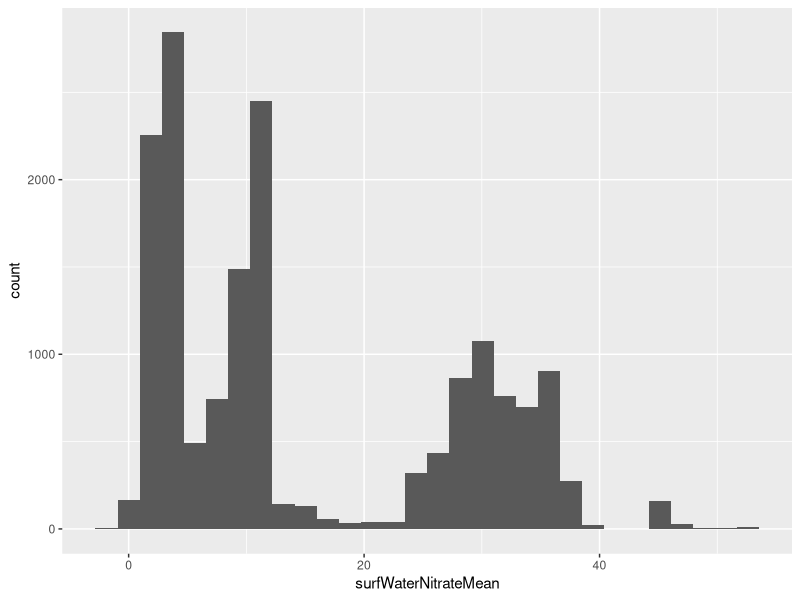
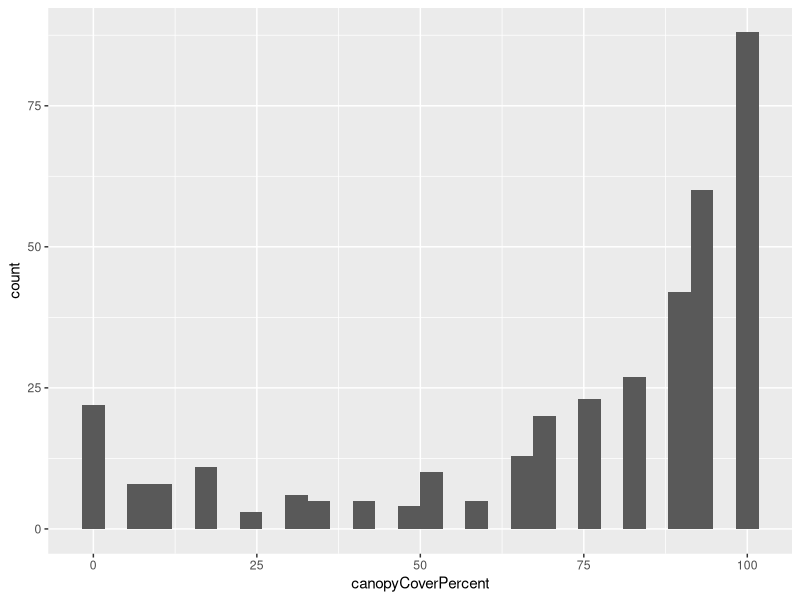
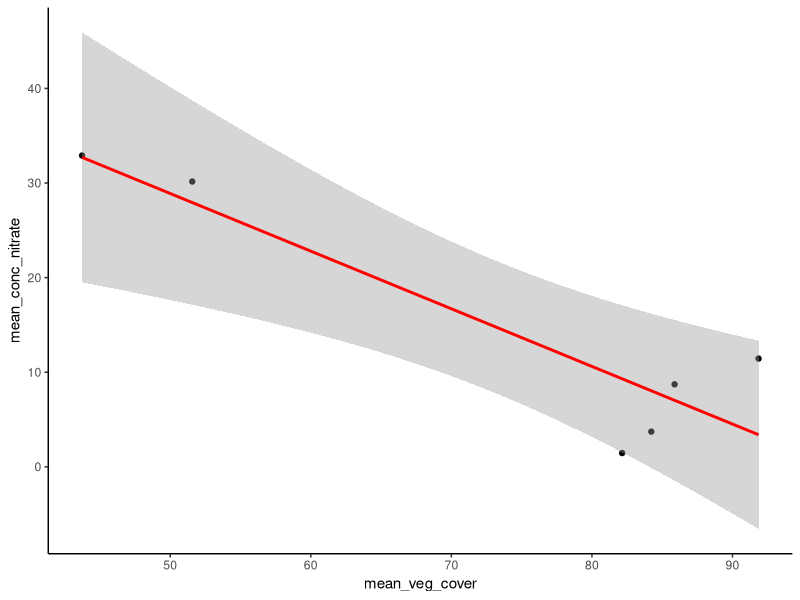
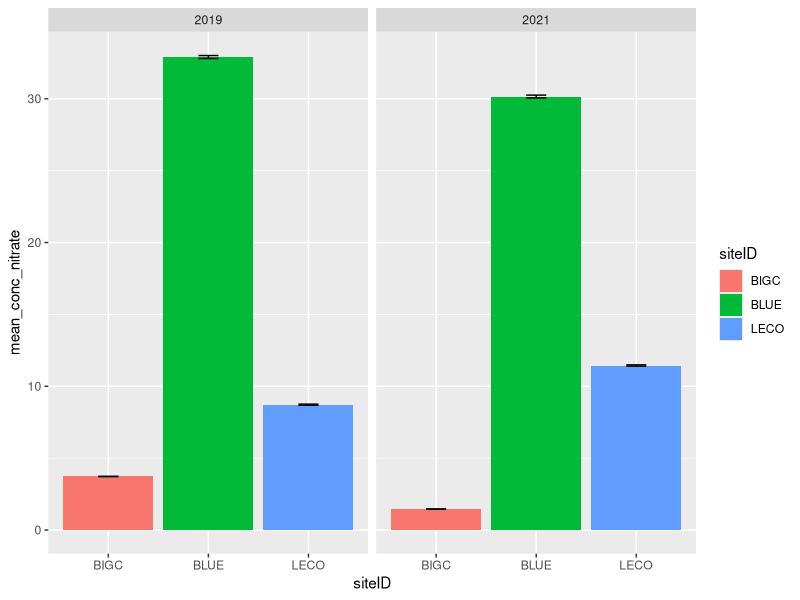
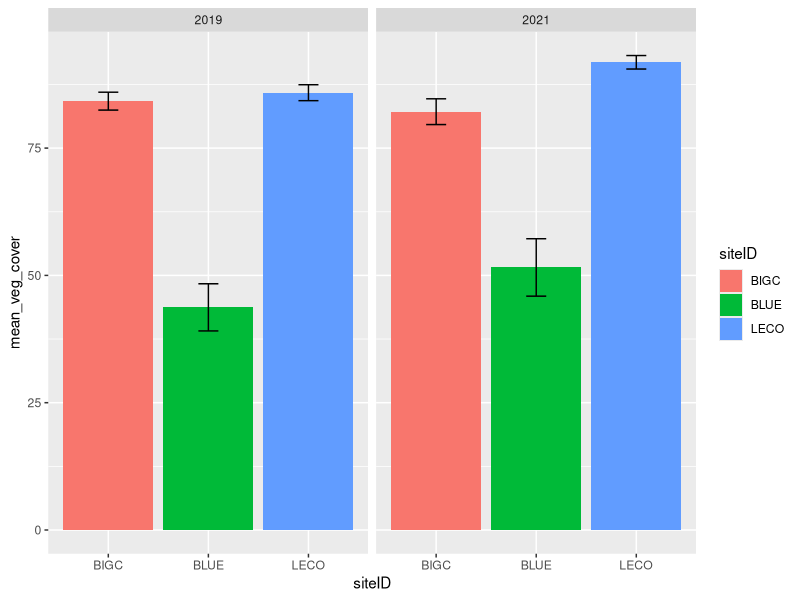
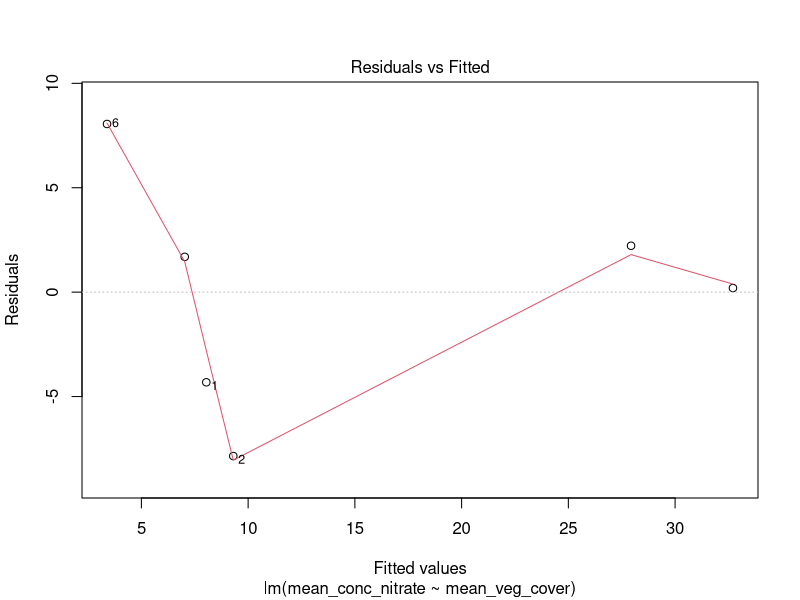
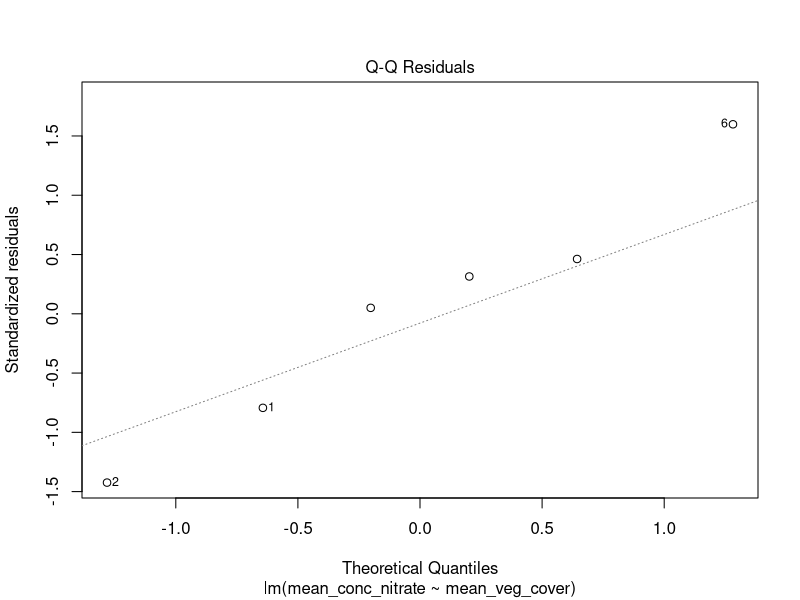
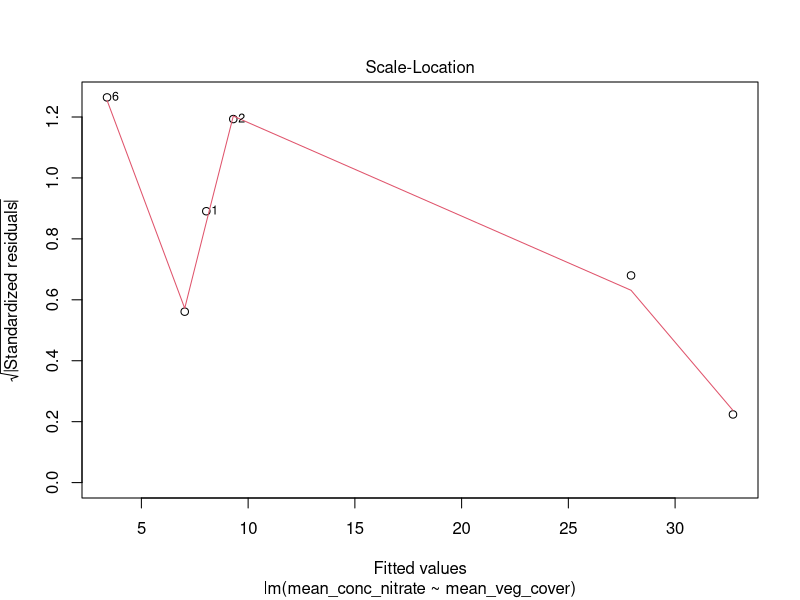

Source code (R) for these figures, in order: (Note: this script raises an error after producing the figures.)
## ---- chunk 1
knitr::opts_chunk$set(echo = TRUE)
## ---- chunk 2

#In Chunk 2, we're loading in the packages necessary to manipulate and process our data for further analysis.

library(dplyr)
library(tidyr)
library(ggplot2)
library(readr)
library(lubridate)

## ---- chunk 3

#In Chunk 3, we're loading all of the raw NEON data sets that we're going to be using in our project, so that they're immediately accessible and available within the .rmd. Additionally, we're tagging each with an appropriate siteID (derived from the NEON site wherein the data was collected) and a year (derived from the year within which the data was collected). 

# (Note: Each set of data is preceded by a textual title (example: #BIGC_2019) to facilitate any necessary navigation).


#BIGC_2019

Nitrate_BIGC_2019 <-read_csv("../Data/Processed/BIGC (CA-D17)/BIGC_NEON_nitrate-surfacewater/NEON.D17.BIGC.DP1.20033.001.102.100.015.NSW_15_minute.2019-07.basic.20221201T190523Z.csv") %>% 
  mutate(siteID="BIGC", year=2019)

VegCover_BIGC_2019 <- read_csv("../Data/Processed/BIGC (CA-D17)/BIGC_NEON_cover-veg-riparian/NEON.D17.BIGC.DP1.20191.001.rip_percentComposition.2019-07.basic.20230112T002213Z.csv") %>% 
  mutate(siteID="BIGC", year=2019)


#BIGC_2021

Nitrate_BIGC_2021 <-read_csv("../Data/Processed/BIGC (CA-D17)/BIGC_NEON_nitrate-surfacewater/NEON.D17.BIGC.DP1.20033.001.102.100.015.NSW_15_minute.2021-08.basic.20221201T175835Z.csv") %>% 
  mutate(siteID="BIGC", year=2021)

VegCover_BIGC_2021 <- read_csv("../Data/Processed/BIGC (CA-D17)/BIGC_NEON_cover-veg-riparian/NEON.D17.BIGC.DP1.20191.001.rip_percentComposition.2021-08.basic.20230112T001807Z.csv") %>% 
  mutate(siteID="BIGC", year=2021)


#BLUE_2019

Nitrate_BLUE_2019 <-read_csv("../Data/Processed/BLUE (OK-D11)/BLUE_NEON_nitrate-surfacewater/NEON.D11.BLUE.DP1.20033.001.112.100.015.NSW_15_minute.2019-06.basic.20221201T045009Z.csv") %>% 
  mutate(siteID="BLUE", year=2019)

VegCover_BLUE_2019 <-read_csv("../Data/Processed/BLUE (OK-D11)/BLUE_NEON_cover-veg-riparian/NEON.D11.BLUE.DP1.20191.001.rip_percentComposition.2019-06.basic.20230112T002006Z.csv") %>% 
  mutate(siteID="BLUE", year=2019)


#BLUE_2021

Nitrate_BLUE_2021 <-read_csv("../Data/Processed/BLUE (OK-D11)/BLUE_NEON_nitrate-surfacewater/NEON.D11.BLUE.DP1.20033.001.112.100.015.NSW_15_minute.2021-06.basic.20221201T013159Z.csv") %>% 
  mutate(siteID="BLUE", year=2021)

VegCover_BLUE_2021 <-read_csv("../Data/Processed/BLUE (OK-D11)/BLUE_NEON_cover-veg-riparian/NEON.D11.BLUE.DP1.20191.001.rip_percentComposition.2021-06.basic.20230112T002305Z.csv") %>% 
  mutate(siteID="BLUE", year=2021)


#LECO_2019

Nitrate_LECO_2019 <-read_csv("../Data/Processed/LECO (TN-D07)/LECO_NEON_nitrate-surfacewater/NEON.D07.LECO.DP1.20033.001.102.100.015.NSW_15_minute.2019-09.basic.20221208T002007Z.csv") %>% 
  mutate(siteID="LECO", year=2019)

VegCover_LECO_2019 <-read_csv("../Data/Processed/LECO (TN-D07)/LECO_NEON_cover-veg-riparian/NEON.D07.LECO.DP1.20191.001.rip_percentComposition.2019-09.basic.20230112T001930Z.csv") %>% 
  mutate(siteID="LECO", year=2019)


#LECO_2021

Nitrate_LECO_2021 <-read_csv("../Data/Processed/LECO (TN-D07)/LECO_NEON_nitrate-surfacewater/NEON.D07.LECO.DP1.20033.001.112.100.015.NSW_15_minute.2021-09.basic.20221208T012753Z.csv") %>% 
  mutate(siteID="LECO", year=2021)

VegCover_LECO_2021 <-read_csv("../Data/Processed/LECO (TN-D07)/LECO_NEON_cover-veg-riparian/NEON.D07.LECO.DP1.20191.001.rip_percentComposition.2021-09.basic.20230112T002003Z.csv") %>% 
  mutate(siteID="LECO", year=2021)


## ---- chunk 4

#In Chunk 4, all of the extraneous data from the raw data sheets is being excised, and the data pertaining to our project is being consolidated into multiple formats in order to facilitate further analysis and manipulation. These are detailed in pre-code titles below, but generally speaking, we are creating a data frame containing all of the 'surfWaterNitrateMean' data from the Nitrate_Surfacewater NEON data sheets and a separate frame containing all of the 'canopyCoverPercent' data from the Cover_Veg_Riparian NEON data sheets (these will be used in the creation of two single-variable histograms). We're then creating mean data for each of these consolidated data frames (grouped by siteID and year) before finally left_joining these mean data to create a summarized master data frame.


#Nitrate Data Consolidation (Total, then mean surfWaterNitrateMean grouped by SiteID and year)
Nitrate_Combined <- bind_rows(Nitrate_BIGC_2019, Nitrate_BIGC_2021, Nitrate_BLUE_2019, Nitrate_BLUE_2021, Nitrate_LECO_2019, Nitrate_LECO_2021)

Mean_Nitrate_Combined <- Nitrate_Combined %>% 
  drop_na() %>% 
  group_by(siteID, year) %>% 
  summarize(mean_conc_nitrate = mean(surfWaterNitrateMean), standard_error_N = sd(surfWaterNitrateMean/sqrt(n())))


#VegCover Data Consolidation (Total, then mean canopyCoverPercent grouped by SiteID and year)
VegCover_Combined <- bind_rows(VegCover_BIGC_2019, VegCover_BIGC_2021, VegCover_BLUE_2019, VegCover_BLUE_2021, VegCover_LECO_2019, VegCover_LECO_2021)

Mean_VegCover_Combined <- VegCover_Combined %>% 
  group_by(siteID, year) %>% 
  summarize(mean_veg_cover = mean(canopyCoverPercent), standard_error_V = sd(canopyCoverPercent/sqrt(n())))


#Summary Data Frame (with corresponding mean values)
Master_Data_Frame <- left_join(Mean_Nitrate_Combined, Mean_VegCover_Combined)



#Raw 'surfWaterNitrateMean' and 'canopyCoverPercent' columns for Histogram
Total_Nitrate_Conc_Combined <- Nitrate_Combined %>% 
  drop_na() %>% 
  select(surfWaterNitrateMean)

Total_VegCover_Combined <- VegCover_Combined %>% 
  select(canopyCoverPercent)


## ---- chunk 5

# In Chunk 5, we're using the data frames containing the compiled 'surfWaterNitrateMean' and 'canopyCoverPercent' columns to create two single-variable histograms, each representative of one of our two continuous variables (both our response and our predictor variable). These histograms will give us a better understanding of the distribution of our variable values, which could help us to draw more accurate conclusions about the relationships we're observing down the line (as well as help us to explain any potential anomalies that arise).


Total_Nitrate_Conc_Combined %>%
  ggplot(aes(x=surfWaterNitrateMean))+
  geom_histogram()

Total_VegCover_Combined %>%
  ggplot(aes(x=canopyCoverPercent))+
  geom_histogram()


## ---- chunk 6

#In Chunk 6, we are creating data frames containing the summarized data necessary for visualization and analysis, specifically to facilitate the creation of figures by making all of the pertinent data immediately available in a single data frame. (Note: Much of this code is the same as that contained in Chunk 4; for the purposes of our project, it made sense to summarize our data prior to compilation, and as such, much of it already exists in a grouped and summarized format).


#Nitrate Data Consolidation (Total, then mean surfWaterNitrateMean grouped by SiteID and year)
Nitrate_Combined <- bind_rows(Nitrate_BIGC_2019, Nitrate_BIGC_2021, Nitrate_BLUE_2019, Nitrate_BLUE_2021, Nitrate_LECO_2019, Nitrate_LECO_2021)

Mean_Nitrate_Combined <- Nitrate_Combined %>% 
  drop_na() %>% 
  group_by(siteID, year) %>% 
  summarize(mean_conc_nitrate = mean(surfWaterNitrateMean), standard_error_N = sd(surfWaterNitrateMean/sqrt(n())))


#VegCover Data Consolidation (Total, then mean canopyCoverPercent grouped by SiteID and year)
VegCover_Combined <- bind_rows(VegCover_BIGC_2019, VegCover_BIGC_2021, VegCover_BLUE_2019, VegCover_BLUE_2021, VegCover_LECO_2019, VegCover_LECO_2021)

Mean_VegCover_Combined <- VegCover_Combined %>% 
  group_by(siteID, year) %>% 
  summarize(mean_veg_cover = mean(canopyCoverPercent), standard_error_V = sd(canopyCoverPercent/sqrt(n())))


#Summary Data Frame (with corresponding mean values)
Master_Data_Frame <- left_join(Mean_Nitrate_Combined, Mean_VegCover_Combined)

## ---- chunk 7

#Scatter Plot
Master_Data_Frame %>%
  ggplot(aes(x=mean_veg_cover, y=mean_conc_nitrate))+
  geom_point()+
  geom_smooth(method ="lm", color = "red")+
  theme_classic()


## ---- chunk 8

#Bar Graph
Master_Data_Frame %>%
  drop_na()%>%
  group_by(siteID, year)%>%
  ggplot(aes(x=siteID, y=mean_conc_nitrate, fill = siteID))+
  geom_col(position="dodge")+
  geom_errorbar(aes(ymin = mean_conc_nitrate - standard_error_N, ymax = mean_conc_nitrate + standard_error_N), width = .2)+
  facet_wrap("year")

Master_Data_Frame %>%
  drop_na()%>%
  group_by(siteID, year)%>%
  ggplot(aes(x=siteID, y=mean_veg_cover, fill = siteID))+
  geom_col(position="dodge")+
  geom_errorbar(aes(ymin = mean_veg_cover - standard_error_V, ymax = mean_veg_cover + standard_error_V), width = .2)+
  facet_wrap("year")


#ANOVA

ANOVA_Model <- aov(mean_conc_nitrate~mean_veg_cover, data = Master_Data_Frame)
summary(ANOVA_Model)

#Linear Model

Linear_Model <- lm(mean_conc_nitrate~mean_veg_cover, data = Master_Data_Frame)
summary(Linear_Model)
plot(Linear_Model)

## ---- chunk 9

Nitrate_BIGC_2019 <-read_csv("../Data/Processed/BIGC (CA-D17)/BIGC_NEON_nitrate-surfacewater/NEON.D17.BIGC.DP1.20033.001.102.100.015.NSW_15_minute.2019-07.basic.20221201T190523Z.csv")

VegCover_BIGC_2019 <- read_csv("../Data/Processed/BIGC (CA-D17)/BIGC_NEON_cover-veg-riparian/NEON.D17.BIGC.DP1.20191.001.rip_percentComposition.2019-07.basic.20230112T002213Z.csv")

CompStruct_BIGC_2019 <- read_csv("../Data/Processed/BIGC (CA-D17)/BIGC_NEON_comp-struct-riparian/NEON.D17.BIGC.DP1.20275.001.rip_assessment.2019-07.basic.20221128T182237Z.csv")

ChemSurf_BIGC_2019 <- read_csv("../Data/Processed/BIGC (CA-D17)/BIGC_NEON_chem-surfacewater/NEON.D17.BIGC.DP1.20093.001.swc_externalLabDataByAnalyte.2019-07.basic.20221215T171932Z.csv")

## ---- chunk 10

#BIGC_2019

Nitrate_BIGC_2019 <-read_csv("../Data/Processed/BIGC (CA-D17)/BIGC_NEON_nitrate-surfacewater/NEON.D17.BIGC.DP1.20033.001.102.100.015.NSW_15_minute.2019-07.basic.20221201T190523Z.csv")

VegCover_BIGC_2019 <- read_csv("../Data/Processed/BIGC (CA-D17)/BIGC_NEON_cover-veg-riparian/NEON.D17.BIGC.DP1.20191.001.rip_percentComposition.2019-07.basic.20230112T002213Z.csv")


#BIGC_2021

Nitrate_BIGC_2021 <-read_csv("../Data/Processed/BIGC (CA-D17)/BIGC_NEON_nitrate-surfacewater/NEON.D17.BIGC.DP1.20033.001.102.100.015.NSW_15_minute.2021-08.basic.20221201T175835Z.csv")

VegCover_BIGC_2021 <- read_csv("../Data/Processed/BIGC (CA-D17)/BIGC_NEON_cover-veg-riparian/NEON.D17.BIGC.DP1.20191.001.rip_percentComposition.2021-08.basic.20230112T001807Z.csv")


#BLUE_2019

Nitrate_BLUE_2019 <-read_csv("../Data/Processed/BLUE (OK-D11)/BLUE_NEON_nitrate-surfacewater/NEON.D11.BLUE.DP1.20033.001.112.100.015.NSW_15_minute.2019-06.basic.20221201T045009Z.csv")

VegCover_BLUE_2019 <-read_csv("../Data/Processed/BLUE (OK-D11)/BLUE_NEON_cover-veg-riparian/NEON.D11.BLUE.DP1.20191.001.rip_percentComposition.2019-06.basic.20230112T002006Z.csv")


#BLUE_2021

Nitrate_BLUE_2021 <-read_csv("../Data/Processed/BLUE (OK-D11)/BLUE_NEON_nitrate-surfacewater/NEON.D11.BLUE.DP1.20033.001.112.100.015.NSW_15_minute.2021-06.basic.20221201T013159Z.csv")

VegCover_BLUE_2021 <-read_csv("../Data/Processed/BLUE (OK-D11)/BLUE_NEON_cover-veg-riparian/NEON.D11.BLUE.DP1.20191.001.rip_percentComposition.2021-06.basic.20230112T002305Z.csv")


#LECO_2019

Nitrate_LECO_2019 <-read_csv("../Data/Processed/LECO (TN-D07)/LECO_NEON_nitrate-surfacewater/NEON.D07.LECO.DP1.20033.001.102.100.015.NSW_15_minute.2019-09.basic.20221208T002007Z.csv")

VegCover_LECO_2019 <-read_csv("../Data/Processed/LECO (TN-D07)/LECO_NEON_cover-veg-riparian/NEON.D07.LECO.DP1.20191.001.rip_percentComposition.2019-09.basic.20230112T001930Z.csv")


#LECO_2021

Nitrate_LECO_2021 <-read_csv("../Data/Processed/LECO (TN-D07)/LECO_NEON_nitrate-surfacewater/NEON.D07.LECO.DP1.20033.001.112.100.015.NSW_15_minute.2021-09.basic.20221208T012753Z.csv")

VegCover_LECO_2021 <-read_csv("../Data/Processed/LECO (TN-D07)/LECO_NEON_cover-veg-riparian/NEON.D07.LECO.DP1.20191.001.rip_percentComposition.2021-09.basic.20230112T002003Z.csv")


## ---- chunk 11

NBIGC2019Mean <- Nitrate_BIGC_2019 %>%
  drop_na(surfWaterNitrateMean) %>% 
  summarize(mean_conc_BIGC_2019 = mean(surfWaterNitrateMean))


Nitrate_BIGC_2021 %>%
  drop_na(surfWaterNitrateMean) %>% 
  summarize(mean_conc_BIGC_2021 = mean(surfWaterNitrateMean))


Nitrate_BLUE_2019 %>%
  drop_na(surfWaterNitrateMean) %>% 
  summarize(mean_conc_BLUE_2019 = mean(surfWaterNitrateMean))


Nitrate_BLUE_2021 %>%
  drop_na(surfWaterNitrateMean) %>% 
  summarize(mean_conc_BLUE_2021 = mean(surfWaterNitrateMean))


Nitrate_LECO_2019 %>%
  drop_na(surfWaterNitrateMean) %>% 
  summarize(mean_conc_LECO_2019 = mean(surfWaterNitrateMean))


Nitrate_LECO_2021 %>%
  drop_na(surfWaterNitrateMean) %>% 
  summarize(mean_conc_LECO_2021 = mean(surfWaterNitrateMean))


VegCover_BIGC_2019 %>%
  drop_na(canopyCoverPercent) %>% 
  summarize(mean_cover_perc_BIGC_2019 = mean(canopyCoverPercent))


VegCover_BIGC_2021 %>%
  drop_na(canopyCoverPercent) %>% 
  summarize(mean_cover_perc_BIGC_2021 = mean(canopyCoverPercent))


VegCover_BLUE_2019 %>%
  drop_na(canopyCoverPercent) %>% 
  summarize(mean_cover_perc_BLUE_2019 = mean(canopyCoverPercent))


VegCover_BLUE_2021 %>%
  drop_na(canopyCoverPercent) %>% 
  summarize(mean_cover_perc_BLUE_2021 = mean(canopyCoverPercent))


VegCover_LECO_2019 %>%
  drop_na(canopyCoverPercent) %>% 
  summarize(mean_cover_perc_LECO_2019 = mean(canopyCoverPercent))


VegCover_LECO_2021 %>%
  drop_na(canopyCoverPercent) %>% 
  summarize(mean_cover_perc_LECO_2021 = mean(canopyCoverPercent))


## ---- chunk 12

Nitrate_BIGC_select_2019 <- Nitrate_BIGC_2019 %>% 
  select(surfWaterNitrateMean)

VegCover_BIGC_select_2019 <- VegCover_BIGC_2019 %>% 
  select(canopyCoverPercent)

Nitrate_BIGC_select_2021 <- Nitrate_BIGC_2021 %>% 
  select(surfWaterNitrateMean)

VegCover_BIGC_select_2021 <- VegCover_BIGC_2021 %>% 
  select(canopyCoverPercent)

Nitrate_BLUE_select_2019 <- Nitrate_BLUE_2019 %>% 
  select(surfWaterNitrateMean)

VegCover_BLUE_select_2019 <- VegCover_BLUE_2019 %>% 
  select(canopyCoverPercent)

Nitrate_BLUE_select_2021 <- Nitrate_BLUE_2021 %>% 
  select(surfWaterNitrateMean)

VegCover_BLUE_select_2021 <- VegCover_BLUE_2021 %>% 
  select(canopyCoverPercent)

Nitrate_LECO_select_2019 <- Nitrate_LECO_2019 %>% 
  select(surfWaterNitrateMean)

VegCover_LECO_select_2019 <- VegCover_LECO_2019 %>% 
  select(canopyCoverPercent)

Nitrate_LECO_select_2021 <- Nitrate_LECO_2021 %>% 
  select(surfWaterNitrateMean)

VegCover_LECO_select_2021 <- VegCover_LECO_2021 %>% 
  select(canopyCoverPercent)


Total_VegCover_Combined <- bind_cols(VegCover_BIGC_select_2019, VegCover_BIGC_select_2021, VegCover_BLUE_select_2019, VegCover_BLUE_select_2021, VegCover_LECO_select_2019, VegCover_LECO_select_2021)

Total_VegCover_Combined_One_Col <- bind_rows(VegCover_BIGC_select_2019, VegCover_BIGC_select_2021, VegCover_BLUE_select_2019, VegCover_BLUE_select_2021, VegCover_LECO_select_2019, VegCover_LECO_select_2021)

Total_Nitrate_Combined_One_Col <- bind_rows(Nitrate_BIGC_select_2019, Nitrate_BIGC_select_2021, Nitrate_BLUE_select_2019, Nitrate_BLUE_select_2021, Nitrate_LECO_select_2019, Nitrate_LECO_select_2021)

Master_Sheet_Total <- left_join(x = Total_VegCover_Combined_One_Col, y = Total_Nitrate_Combined_One_Col)

## ---- chunk 13

NBIGC2019Mean <- Nitrate_BIGC_2019 %>%
  drop_na(surfWaterNitrateMean) %>% 
  summarize(mean_conc_BIGC_2019 = mean(surfWaterNitrateMean))


NBIGC2021Mean <- Nitrate_BIGC_2021 %>%
  drop_na(surfWaterNitrateMean) %>% 
  summarize(mean_conc_BIGC_2021 = mean(surfWaterNitrateMean))


NBLUE2019Mean <- Nitrate_BLUE_2019 %>%
  drop_na(surfWaterNitrateMean) %>% 
  summarize(mean_conc_BLUE_2019 = mean(surfWaterNitrateMean))


NBLUE2021Mean <- Nitrate_BLUE_2021 %>%
  drop_na(surfWaterNitrateMean) %>% 
  summarize(mean_conc_BLUE_2021 = mean(surfWaterNitrateMean))


NLECO2019Mean <- Nitrate_LECO_2019 %>%
  drop_na(surfWaterNitrateMean) %>% 
  summarize(mean_conc_LECO_2019 = mean(surfWaterNitrateMean))


NLECO2021Mean <- Nitrate_LECO_2021 %>%
  drop_na(surfWaterNitrateMean) %>% 
  summarize(mean_conc_LECO_2021 = mean(surfWaterNitrateMean))


VBIGC2019Mean <- VegCover_BIGC_2019 %>%
  drop_na(canopyCoverPercent) %>% 
  summarize(mean_cover_perc_BIGC_2019 = mean(canopyCoverPercent))


VBIGC2021Mean <- VegCover_BIGC_2021 %>%
  drop_na(canopyCoverPercent) %>% 
  summarize(mean_cover_perc_BIGC_2021 = mean(canopyCoverPercent))


VBLUE2019Mean <- VegCover_BLUE_2019 %>%
  drop_na(canopyCoverPercent) %>% 
  summarize(mean_cover_perc_BLUE_2019 = mean(canopyCoverPercent))


VBLUE2021Mean <- VegCover_BLUE_2021 %>%
  drop_na(canopyCoverPercent) %>% 
  summarize(mean_cover_perc_BLUE_2021 = mean(canopyCoverPercent))


VLECO2019Mean <- VegCover_LECO_2019 %>%
  drop_na(canopyCoverPercent) %>% 
  summarize(mean_cover_perc_LECO_2019 = mean(canopyCoverPercent))


VLECO2021Mean <- VegCover_LECO_2021 %>%
  drop_na(canopyCoverPercent) %>% 
  summarize(mean_cover_perc_LECO_2021 = mean(canopyCoverPercent))



Mean_Nitrate_Combined <- bind_rows(NBIGC2019Mean, NBIGC2021Mean, NBLUE2019Mean, NBLUE2021Mean, NLECO2019Mean, NLECO2021Mean)

Mean_VegCover_Combined <- bind_rows(VBIGC2019Mean, VBIGC2021Mean, VBLUE2019Mean, VBLUE2021Mean, VLECO2019Mean, VLECO2021Mean)

Master_Data_Frame <- bind_cols(Mean_Nitrate_Combined, Mean_VegCover_Combined)


